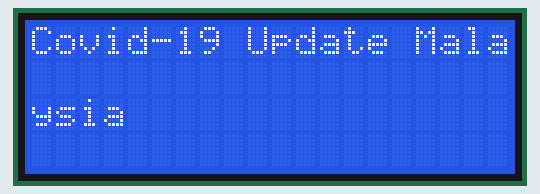
This sketch was run on a simulated ESP8266 (NodeMCU). On the bench: 20×4 character LCD. WiFi joins after 1.5 s; servers stay silent unless stated; uploads are accepted with an empty reply; what the sketch prints to the serial monitor is not drawn.

Above: at 0.1 s.
At 13.4 s:
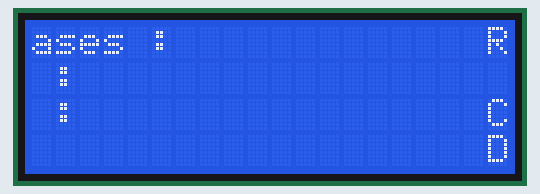
At 19.9 s:
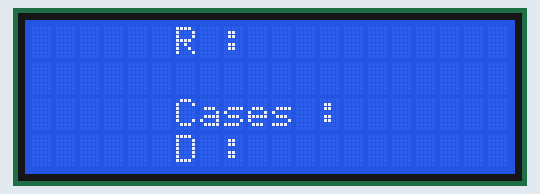
At 26.4 s:
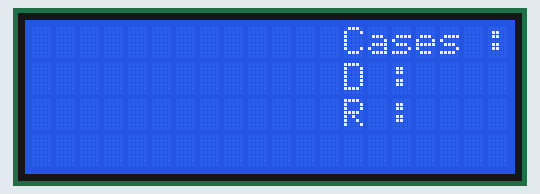
At 32.9 s:
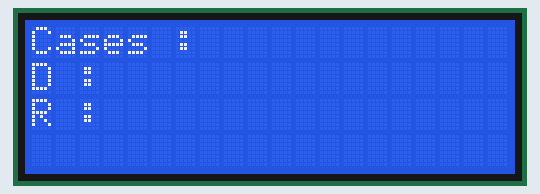
At 39.4 s:
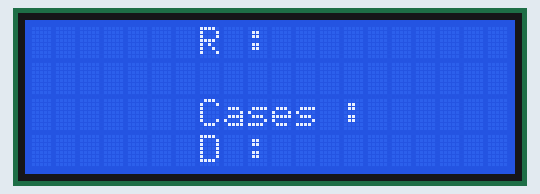

Measured:
- what the display in image 1 shows lasts 0.5 s, from 13.3 s to 13.8 s

The sketch:

covid.ino
```cpp
#include <ESP8266WiFi.h>        //Use ESP8266 functions
 #include <ESP8266HTTPClient.h>
 #include <LiquidCrystal_I2C.h>

 #include <Wire.h>  // Only needed for Arduino 1.6.5 and earlier

  LiquidCrystal_I2C lcd(0x27, 20, 4);

  const char* ssid = "Anonymous@unifi";              //WIFI SSID Name
  const char* password = "NBV1190WAJA";        //WIFI Password
  const char* host = "api.thingspeak.com";  //We read the data from this host
  const int httpPortRead = 80;

  const char* url1 = "/apps/thinghttp/send_request?api_key=GGSXGM6FH0QLVKHU";     //Change this URL Cases
  const char* url2 = "/apps/thinghttp/send_request?api_key=G8OO9V4Q83N3YMZZ";   //Deaths
  const char* url3 = "/apps/thinghttp/send_request?api_key=GSKGR2JVCRZFFBHT";   //Recovered
  int To_remove;      //There are some irrelevant data on the string and here's how I keep the index
                      //of those characters
  String Cases,Deaths,Recovered,Data_Raw,Data_Raw_1,Data_Raw_2,Data_Raw_3;  //Here I keep the numbers that I got

  WiFiClient client;      //Create a WiFi client and http client
  HTTPClient http;


  void setup() {
  lcd.init();
  lcd.backlight();
  lcd.setCursor(0,0);
  lcd.print("Covid-19 Update Malaysia");
  delay(1000);
  lcd.clear();

    Serial.begin(115200);
    WiFi.disconnect();             //Disconnect and reconnect to the Wifi you set
    delay(1000);
    WiFi.begin(ssid, password);
    Serial.println("Connected to the WiFi network");   //Display feedback on the serial monitor
    Serial.println(WiFi.localIP());
  }

void loop() {


   //Reading 1: Reading of cases
    if( http.begin(host,httpPortRead,url1))        //Connect to the host and the url
      {
        int httpCode = http.GET();                //Check feedback if there's a response
        if (httpCode > 0)
        {
          if (httpCode == HTTP_CODE_OK || httpCode == HTTP_CODE_MOVED_PERMANENTLY)
            {

              Data_Raw = http.getString();   //Here we store the raw data string


              Data_Raw_1 = Data_Raw;
              To_remove = Data_Raw_1.indexOf(">");                      //I look for the position of this symbol ">"
              Data_Raw_1.remove(0,To_remove+1);                        //I remove it and everything that's before
              To_remove = Data_Raw_1.indexOf("<");                     //I look for the position of this symbol ">"
              Data_Raw_1.remove(To_remove,Data_Raw_1.length());          //I remove it and everything that's after
                                                                     //Example: This is the raw data received <td style="font-weight: bold; text-align:right">63,927</td>
                                                                     //First we look for ">" and we remove everything before it including it
                                                                     //We stay with this 63,927</td>
                                                                     //We look for "<" symbol and we remove it + everything after
                                                                     //We keep only this 63,927 as string
              Cases=Data_Raw_1;
              Serial.print("Cases: ");  //I choosed to display it on the serial monitor to help you debug
              Serial.println(Cases);

              Data_Raw_2=Data_Raw;
              To_remove = Data_Raw_2.indexOf("<span>");
              Data_Raw_2.remove(0,To_remove+6);
              Data_Raw_3=Data_Raw_2;
              To_remove = Data_Raw_2.indexOf("</span>");
              Data_Raw_2.remove(To_remove,Data_Raw_2.length());

              Deaths=Data_Raw_2;
              Serial.print("Deaths: ");
              Serial.println(Deaths);

              To_remove = Data_Raw_3.indexOf("<span>");
              Data_Raw_3.remove(0,To_remove+6);

              To_remove = Data_Raw_3.indexOf("<");
              Data_Raw_3.remove(To_remove,Data_Raw_3.length());

              Recovered=Data_Raw_3;

              Serial.print("Recovered: ");
              Serial.println(Recovered);

            }
        }
        else //If we can't get data
        {
          Serial.printf("[HTTP] GET... failed, error: %s\n", http.errorToString(httpCode).c_str());
        }

        http.end();
      }
    else //If we can't connect to the HTTP
      {
        Serial.printf("[HTTP} Unable to connect\n");
      }

    while (WiFi.status() != WL_CONNECTED)     //In case the Wifi connexion is lost
      {

        WiFi.disconnect();
        delay(1000);

        WiFi.begin(ssid, password);
        Serial.println("Reconnecting to WiFi..");
        delay(10000);
      }
        lcd.clear();


        lcd.setCursor(0, 0);
        lcd.print("Cases : ");
        lcd.print(Cases);

        lcd.setCursor(0, 1);
        lcd.print("D : ");
        lcd.print(Deaths);

        lcd.setCursor(20, 0);
        lcd.print("R : ");
        lcd.print(Recovered);


  for (int positionCounter = 0; positionCounter < 80; positionCounter++) {
    // scroll one position left:
    lcd.scrollDisplayLeft();
    // wait a bit:
    delay(500);


    }
}
```
